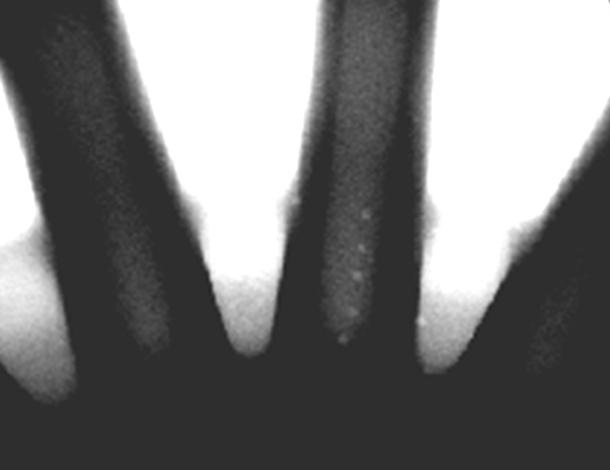
%> input picture images/wheel.png, 610 x 470 px
$ octave EllipsoidSimulation.m   (GNU Octave 9; MATLAB toolbox functions it lacks are replaced by stand-ins)
%> lines starting %> are read from the running program, lines starting %| are printed output that depends on the picture; in (x1, y1, x2, y2) boxes, pixels count from 0 and x2, y2 are one past the last pixel; in counts of white or black regions, pixels touching at a corner belong together; the program's own positions count from 1
%> further down, I is the input picture: size 470x610 uint8; min 32, max 255, mean 120.8
### commands/Xsimdefect.m
% [J,R] = Xsimdefect(I,K,SSe,f,abc,var_mu,xmax,show)
%
% Toolbox Xvis: Simulation of defects
%
%    I     : original image
%    K     : 3x3 matrix of Transformation (x,y)->(u,v)
%    SSe   : S*Se
%    S     : 4x4 matrix of Transformation (X,Y,Z)->(Xb,Yb,Zb)
%    Se    : 4x4 matrix of Transformation (Xp,Yp,Zp)->(X,Y,Z)
%    f     : focal distance
%    abc   : [a b c] half axes of the ellipsoid or
%          : r radius of a sphere
%    var_mu: linear absorption coefficient
%    xmax  : maximal thickness where gray values are minimal
%    show  : display results
%
%   Reference;
%      Mery, D. (2001): A new Algorithm for Flaw Simulation in Castings by
%      Superimposing Projections of 3D Models onto X-Ray Images. XXI
%      International Conference of the Chilean Computer Science Society,
%      IEEE Computer Science Press, pp. 193-202, Nov. 5-9, Punta Arenas.
%
%   Example:
%   I = imread('wheel.png');                          % Input image
%   K  = [1.1 0 235; 0 1.1 305; 0 0 1];               % Transformation (x,y)->(u,v)
%   S  = [Xmatrixr3(0,0,0) [-36 40 1000]'; 0 0 0 1];  % Transformation (X,Y,Z)->(Xb,Yb,Zb)
%   Se = [Xmatrixr3(0,0,pi/3) [0 0 0]'; 0 0 0 1];     % Transformation (Xp,Yp,Zp)->(X,Y,Z)
%   J  = Xsimdefect(I,K,S*Se,1500,[3 4 3],0.1,400,1); % Simulation

function [J,R] = Xsimdefect(I,K,SSe,f,abc,var_mu,xmax,show)
%> called with K = [1.1 0 235; 0 1.1 305; 0 0 1], f = 1500, abc = [3.5 4.5 2.5], var_mu = 0.1, xmax = 400, show = 1

if ~exist('show','var')
    show = 0;
end

I     = double(I);
%> I: size 470x610 double
J     = I;
[N,M] = size(I);
%> N = 470; M = 610

R = zeros(N,M); % ROI of simulated defect

invK  = inv(K);

if length(abc)==3
    a     = abc(1); b = abc(2); c = abc(3); % elliposoid
else
    a     = abc(1); b = abc(1); c = abc(1); % sphere
end
% Computation of the 3 x 3 matrices Phi and L
H     = inv(SSe);
Hs    = [H(1,1:3)'/a H(2,1:3)'/b H(3,1:3)'/c];
hd    = [H(1,4)/a H(2,4)/b H(3,4)/c]';
Phi   = Hs*Hs';
L     = Hs*(hd*hd')*Hs'+(1-hd'*hd)*Phi;

% Location of the superimposed area
A     = L(1:2,1:2);
mc    = [-f*(A\L(1:2,3)); 1];
C     = eig(A);
la    = eig(A);
a00   = det(L)/det(A);
ae    = f*sqrt(-a00/la(1));
be    = f*sqrt(-a00/la(2));
al    = atan(C(2,1)/C(1,1));
ra    = [ae*cos(al); ae*sin(al); 0];
rb    = [be*cos(al+pi/2); be*sin(al+pi/2); 0];
u1    = funcf(mc+ra,K);
u2    = funcf(mc+rb,K);
u3    = funcf(mc-ra,K);
u4    = funcf(mc-rb,K);
uc    = funcf(mc,K);
e1    = u1+u2-uc;
e2    = u1+u4-uc;
e3    = u3+u2-uc;
e4    = u3+u4-uc;
E     = [e1 e2 e3 e4];
Emax  = max(E,[],2);
Emin  = min(E,[],2);
umin  = max([fix(Emin(1)) 1]);
vmin  = max([fix(Emin(2)) 1]);
umax  = min([fix(Emax(1)+1) N]);
%> umax = 185
vmax  = min([fix(Emax(2)+1) M]);
%> vmax = 381
q  = 255/(1-exp(var_mu*xmax));
R(umin:umax,vmin:vmax) = 1;
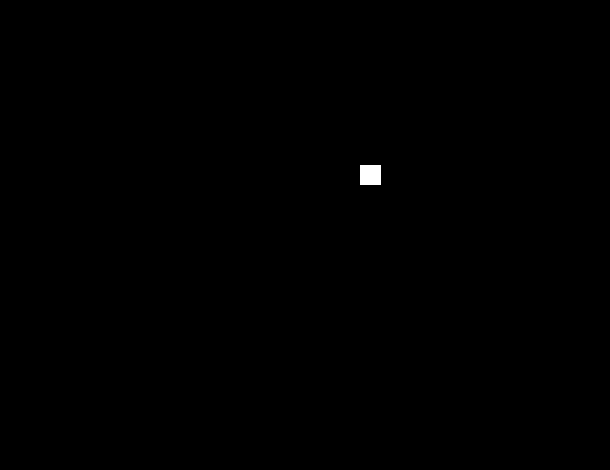
%> R: size 470x610 double; values 0 (black) and 1 (white), 0.15% white; 1 white region, box (x1, y1, x2, y2) and area: (360, 165, 381, 185) 420
R = imdilate(R,ones(3,3));
for u = umin:umax
    for v = vmin:vmax
        m = funcg([u; v; 1],invK);
        m(1:2) = m(1:2)/f;
        p = m'*L*m;
        if p>0
            d = 2*sqrt(p)*norm(m)/(m'*Phi*m);
            J(u,v) = exp(var_mu*d)*(I(u,v)-q)+q;
        end
    end
end
%> J: size 470x610 double; min 32, max 255, mean 120.8; mean of the top-left, top-right, bottom-left and bottom-right quarters 162.4, 170.5, 80.1, 70.3
%> after the loop, d = 1.04; m = [-0.0303; 0.0461; 1]

if show
    figure(1)
    imshow(I/255); title('original image');
    figure(2)
    imshow(J/255); title('image with simulated defect');
    hold on
    d = 0.01*max([N M]);
%> d = 6.1
    vmin = vmin-d; umin = umin-d; vmax = vmax+d; umax = umax+d;
%> after `vmin = vmin-d`: vmin = 354.9
%> after `umin = umin-d`: umin = 159.9
%> after `vmax = vmax+d`: vmax = 387.1
%> after `umax = umax+d`: umax = 191.1
    plot([vmin vmin vmax vmax vmin],[umax umin umin umax umax],'r')
end
end

% transformation u = f(m)
function u = funcf(m,K)
u = K*m;
end

% transformation m = g(u)
function m = funcg(u,invK)
m = invK*u;
end

### commands/Xmatrixr3.m
% function R = Xmatrixr3(wx,wy,wz)
%
% Toolbox Xvis: 3D rotation matrix.
%
% It returns the 3D rotation matrix given by a rotation arround z, y and x
% axes where the rotation angles are wz, wy, and wx respectively. The
% angles are given in radians.
%
% R = Xmatrixr3(wx,wy,wz) is equal to Rx*Ry*Rz where
%
%    Rz = [  cos(wz) -sin(wz)    0
%            sin(wz)  cos(wz)    0
%             0         0       1];
%
%    Ry = [ cos(wy)     0      sin(wy)
%              0        1       0
%          -sin(wy)     0      cos(wy)];
%
%    Rx = [    1        0        0
%              0      cos(wx) -sin(wx)
%              0      sin(wx)  cos(wx)];
%
% Example:
%
%    R  = Xmatrixr3(pi/2,-pi,0);        % Rotation matrix for theta = pi/3
%    X  = 1; Y = 0; Z = 1;              % 3D point given in original coordinate system
%    M  = [X Y Z]';                     % 3D point as vector
%    Mt = R*M;                          % Transformed 2D point as vector
%    Xt = Mt(1), Yt = Mt(2), Zt = Mt(3) % 2D point given in new coordinate system
%
% See also Xmatrixr2, Xmatrixp.

function R = Xmatrixr3(wx,wy,wz)

R = [
    cos(wy)*cos(wz)                         -cos(wy)*sin(wz)                          sin(wy)
    sin(wx)*sin(wy)*cos(wz)+cos(wx)*sin(wz) -sin(wx)*sin(wy)*sin(wz)+cos(wx)*cos(wz) -sin(wx)*cos(wy)
   -cos(wx)*sin(wy)*cos(wz)+sin(wx)*sin(wz)  cos(wx)*sin(wy)*sin(wz)+sin(wx)*cos(wz)  cos(wx)*cos(wy)];

% The same result is obtained by:
%
% Rz = [  cos(wz) -sin(wz)    0
%         sin(wz)  cos(wz)    0
%          0         0       1];
%
% Ry = [ cos(wy)     0      sin(wy)
%         0        1       0
%       -sin(wy)     0      cos(wy)];
%
% Rx = [    1        0        0
%           0      cos(wx) -sin(wx)
%           0      sin(wx)  cos(wx)];
%
% R = Rx*Ry*Rz;

### examples/simulation/EllipsoidSimulation.m
% EllipsoidSimulation.m
close all
I = imread('wheel.png');                     % input image

xmax = 400; var_mu = 0.1;                    % maximal thickness and mu

% Transformation (x,y)->(u,v)
u0 = 235; v0 = 305; ax = 1.1; ay = 1.1;       % translation and scaling
K  = [ax 0 u0; 0 ay v0; 0 0 1];               % transformation matrix

% Transformation (Xb,Yb,Zb)->(x,y)
f  = 1500;                                    % focal length

% Transformation (X,Y,Z)->(Xb,Yb,Zb)
R  = Xmatrixr3(0,0,0);                        % rotation
t  = [-36 40 1000]';                          % translation
S  = [R t; 0 0 0 1];                          % transformation matrix

% Transformation (Xp,Yp,Zp)->(X,Y,Z)
Re = Xmatrixr3(0,0,pi/3);                     % rotation
te = [0 0 0]';                                % translation
Se = [Re te; 0 0 0 1];                        % transformation matrix

% Ellipsoid's axes
abc = [3.5 4.5 2.5];                          % a, b, c

I = Xsimdefect(I,K,S*Se,f,abc,var_mu,xmax,1); % simulation
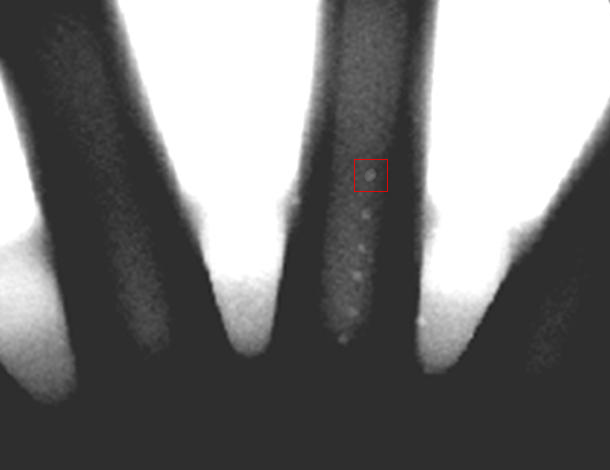
%> figure redrawn from the program's plot data; its title reads 'image with simulated defect'

$ run again, with images/fruit.png copied over images/wheel.png
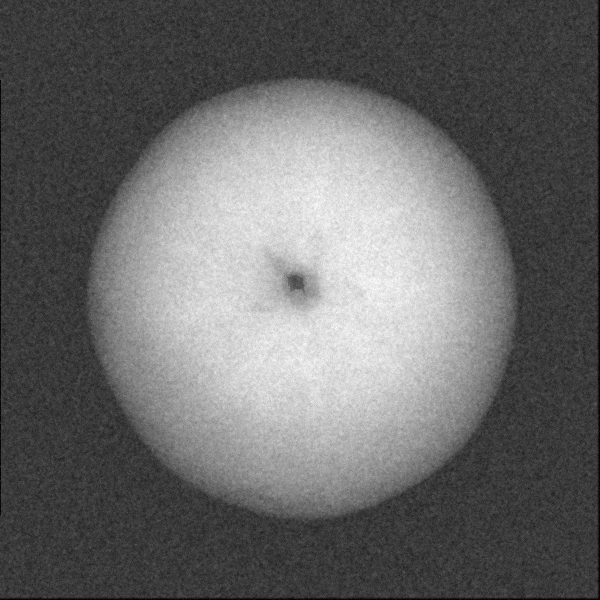
%> input picture images/fruit.png, 600 x 600 px
%> I is the input picture: size 600x600 uint8; min 0, max 255, mean 104.7
%> I: size 600x600 double
%> R: size 600x600 double; values 0 (black) and 1 (white), 0.12% white; 1 white region, box (x1, y1, x2, y2) and area: (360, 165, 381, 185) 420
%> after the loop in Xsimdefect, `for u = umin:umax`:
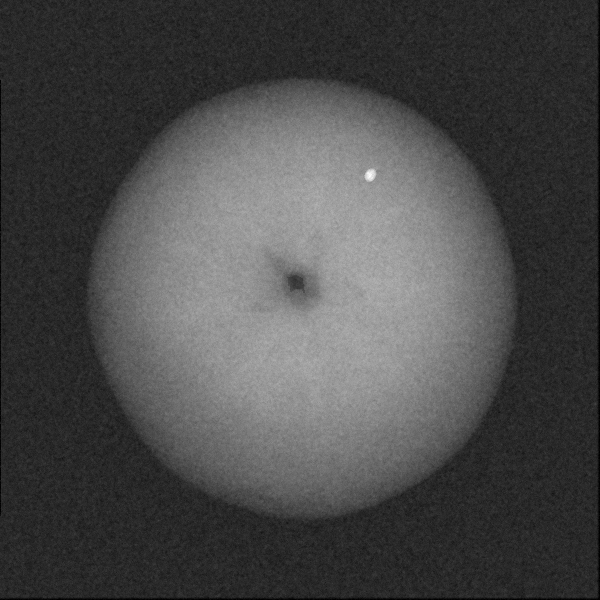
%> J: size 600x600 double; min 0, max 359.6, mean 104.8; drawn with min black and max white
%> after the loop in Xsimdefect, `for u = umin:umax`: d = 1.04; m = [-0.0303; 0.0461; 1]
%> `I = Xsimdefect(I,K,S*Se,f,abc,var_mu,xmax,1);`:
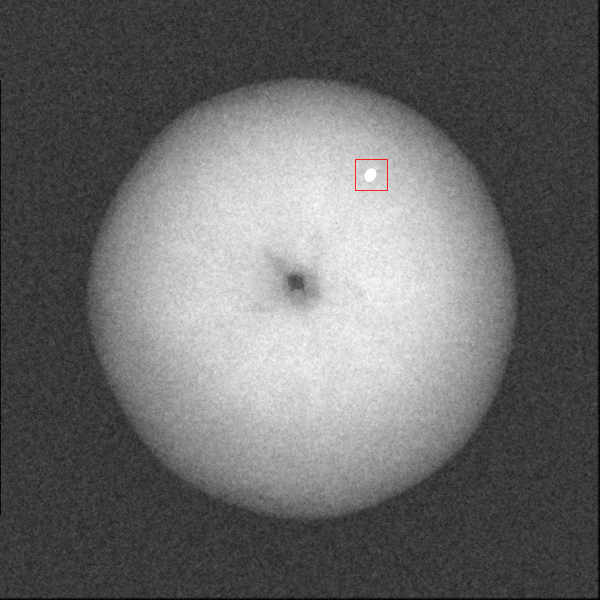
%> figure redrawn from the program's plot data; its title reads 'image with simulated defect'
